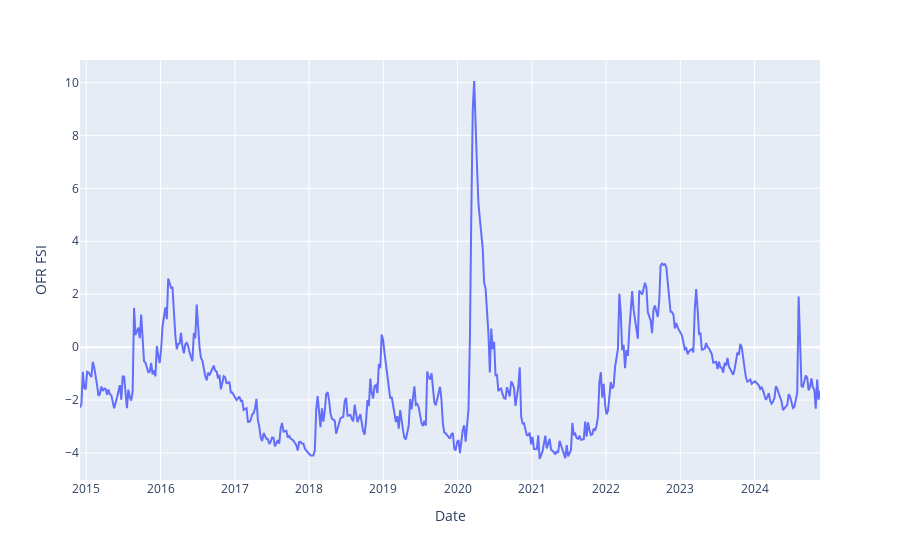

Notebook code cell kept with this figure:
### Code cell
px.line(dfs, x=dfs.index, y="OFR FSI")

### Figure 1 — Plotly figure (JSON) as saved in the notebook; plotly's stock layout.template omitted (floating-point values rounded to 4 significant figures; data arrays with more than 128 entries replaced by an {"elided": "..."} marker saying what was removed)
{"data": [{"hovertemplate": "Date=%{x}<br>OFR FSI=%{y}<extra></extra>", "legendgroup": "", "line": {"color": "#636efa", "dash": "solid"}, "marker": {"symbol": "circle"}, "mode": "lines", "name": "", "orientation": "v", "showlegend": false, "type": "scatter", "x": {"elided": "468 str values"}, "xaxis": "x", "y": {"elided": "468 float values"}, "yaxis": "y"}], "layout": {"autosize": true, "legend": {"tracegroupgap": 0}, "margin": {"t": 60}, "xaxis": {"anchor": "y", "autorange": true, "domain": [0, 1], "range": ["2014-12-01", "2024-11-18"], "title": {"text": "Date"}, "type": "date"}, "yaxis": {"anchor": "x", "autorange": true, "domain": [0, 1], "range": [-5.019, 10.85], "title": {"text": "OFR FSI"}, "type": "linear"}}}
